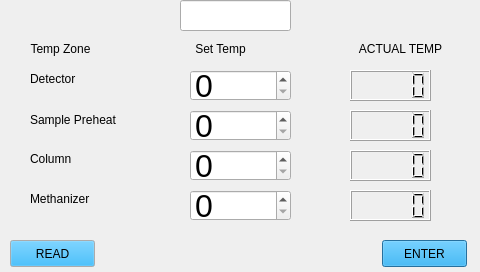
<?xml version="1.0" encoding="UTF-8"?>
<ui version="4.0">
 <class>setTempClass</class>
 <widget class="QDialog" name="setTempClass">
  <property name="geometry">
   <rect>
    <x>0</x>
    <y>0</y>
    <width>480</width>
    <height>272</height>
   </rect>
  </property>
  <property name="windowTitle">
   <string>setTemp</string>
  </property>
  <widget class="QLabel" name="rmInitTemplabel">
   <property name="geometry">
    <rect>
     <x>10</x>
     <y>40</y>
     <width>101</width>
     <height>17</height>
    </rect>
   </property>
   <property name="text">
    <string>Temp Zone</string>
   </property>
   <property name="alignment">
    <set>Qt::AlignCenter</set>
   </property>
  </widget>
  <widget class="QLabel" name="rmInitTemplabel_2">
   <property name="geometry">
    <rect>
     <x>170</x>
     <y>40</y>
     <width>101</width>
     <height>17</height>
    </rect>
   </property>
   <property name="text">
    <string>Set Temp</string>
   </property>
   <property name="alignment">
    <set>Qt::AlignCenter</set>
   </property>
  </widget>
  <widget class="QLabel" name="rmInitTemplabel_3">
   <property name="geometry">
    <rect>
     <x>350</x>
     <y>40</y>
     <width>101</width>
     <height>17</height>
    </rect>
   </property>
   <property name="text">
    <string>ACTUAL TEMP</string>
   </property>
   <property name="alignment">
    <set>Qt::AlignCenter</set>
   </property>
  </widget>
  <widget class="QLabel" name="rmInitTemplabel_4">
   <property name="geometry">
    <rect>
     <x>30</x>
     <y>70</y>
     <width>101</width>
     <height>17</height>
    </rect>
   </property>
   <property name="text">
    <string>Detector</string>
   </property>
  </widget>
  <widget class="QLabel" name="rmInitTemplabel_5">
   <property name="geometry">
    <rect>
     <x>30</x>
     <y>110</y>
     <width>111</width>
     <height>20</height>
    </rect>
   </property>
   <property name="text">
    <string>Sample Preheat</string>
   </property>
  </widget>
  <widget class="QLabel" name="rmInitTemplabel_6">
   <property name="geometry">
    <rect>
     <x>30</x>
     <y>190</y>
     <width>101</width>
     <height>17</height>
    </rect>
   </property>
   <property name="text">
    <string>Methanizer</string>
   </property>
  </widget>
  <widget class="QLabel" name="rmInitTemplabel_7">
   <property name="geometry">
    <rect>
     <x>30</x>
     <y>150</y>
     <width>101</width>
     <height>17</height>
    </rect>
   </property>
   <property name="text">
    <string>Column</string>
   </property>
  </widget>
  <widget class="QDoubleSpinBox" name="tempdetector">
   <property name="geometry">
    <rect>
     <x>190</x>
     <y>70</y>
     <width>101</width>
     <height>31</height>
    </rect>
   </property>
   <property name="minimumSize">
    <size>
     <width>0</width>
     <height>0</height>
    </size>
   </property>
   <property name="maximumSize">
    <size>
     <width>101</width>
     <height>61</height>
    </size>
   </property>
   <property name="font">
    <font>
     <pointsize>24</pointsize>
    </font>
   </property>
   <property name="decimals">
    <number>0</number>
   </property>
   <property name="minimum">
    <double>0.000000000000000</double>
   </property>
   <property name="maximum">
    <double>250.000000000000000</double>
   </property>
   <property name="value">
    <double>0.000000000000000</double>
   </property>
  </widget>
  <widget class="QLCDNumber" name="actualdetector">
   <property name="geometry">
    <rect>
     <x>350</x>
     <y>70</y>
     <width>81</width>
     <height>31</height>
    </rect>
   </property>
   <property name="minimumSize">
    <size>
     <width>0</width>
     <height>0</height>
    </size>
   </property>
   <property name="font">
    <font>
     <pointsize>24</pointsize>
    </font>
   </property>
   <property name="intValue" stdset="0">
    <number>0</number>
   </property>
  </widget>
  <widget class="QDoubleSpinBox" name="tempSampTee">
   <property name="geometry">
    <rect>
     <x>190</x>
     <y>110</y>
     <width>101</width>
     <height>31</height>
    </rect>
   </property>
   <property name="minimumSize">
    <size>
     <width>0</width>
     <height>0</height>
    </size>
   </property>
   <property name="maximumSize">
    <size>
     <width>101</width>
     <height>61</height>
    </size>
   </property>
   <property name="font">
    <font>
     <pointsize>24</pointsize>
    </font>
   </property>
   <property name="decimals">
    <number>0</number>
   </property>
   <property name="minimum">
    <double>0.000000000000000</double>
   </property>
   <property name="maximum">
    <double>250.000000000000000</double>
   </property>
   <property name="value">
    <double>0.000000000000000</double>
   </property>
  </widget>
  <widget class="QLCDNumber" name="actualmeth">
   <property name="geometry">
    <rect>
     <x>350</x>
     <y>110</y>
     <width>81</width>
     <height>31</height>
    </rect>
   </property>
   <property name="minimumSize">
    <size>
     <width>0</width>
     <height>0</height>
    </size>
   </property>
   <property name="font">
    <font>
     <pointsize>24</pointsize>
    </font>
   </property>
   <property name="intValue" stdset="0">
    <number>0</number>
   </property>
  </widget>
  <widget class="QDoubleSpinBox" name="tempcolumn">
   <property name="geometry">
    <rect>
     <x>190</x>
     <y>150</y>
     <width>101</width>
     <height>31</height>
    </rect>
   </property>
   <property name="minimumSize">
    <size>
     <width>0</width>
     <height>0</height>
    </size>
   </property>
   <property name="maximumSize">
    <size>
     <width>101</width>
     <height>61</height>
    </size>
   </property>
   <property name="font">
    <font>
     <pointsize>24</pointsize>
    </font>
   </property>
   <property name="decimals">
    <number>0</number>
   </property>
   <property name="maximum">
    <double>300.000000000000000</double>
   </property>
   <property name="value">
    <double>0.000000000000000</double>
   </property>
  </widget>
  <widget class="QLCDNumber" name="actualcolumn">
   <property name="geometry">
    <rect>
     <x>350</x>
     <y>150</y>
     <width>81</width>
     <height>31</height>
    </rect>
   </property>
   <property name="minimumSize">
    <size>
     <width>0</width>
     <height>0</height>
    </size>
   </property>
   <property name="font">
    <font>
     <pointsize>24</pointsize>
    </font>
   </property>
   <property name="intValue" stdset="0">
    <number>0</number>
   </property>
  </widget>
  <widget class="QDoubleSpinBox" name="tempMeth">
   <property name="geometry">
    <rect>
     <x>190</x>
     <y>190</y>
     <width>101</width>
     <height>31</height>
    </rect>
   </property>
   <property name="minimumSize">
    <size>
     <width>0</width>
     <height>0</height>
    </size>
   </property>
   <property name="maximumSize">
    <size>
     <width>101</width>
     <height>61</height>
    </size>
   </property>
   <property name="font">
    <font>
     <pointsize>24</pointsize>
    </font>
   </property>
   <property name="decimals">
    <number>0</number>
   </property>
   <property name="minimum">
    <double>0.000000000000000</double>
   </property>
   <property name="maximum">
    <double>450.000000000000000</double>
   </property>
   <property name="value">
    <double>0.000000000000000</double>
   </property>
  </widget>
  <widget class="QLCDNumber" name="actualaux">
   <property name="geometry">
    <rect>
     <x>350</x>
     <y>190</y>
     <width>81</width>
     <height>31</height>
    </rect>
   </property>
   <property name="minimumSize">
    <size>
     <width>0</width>
     <height>0</height>
    </size>
   </property>
   <property name="font">
    <font>
     <pointsize>24</pointsize>
    </font>
   </property>
   <property name="intValue" stdset="0">
    <number>0</number>
   </property>
  </widget>
  <widget class="QLineEdit" name="busyLineEdit">
   <property name="geometry">
    <rect>
     <x>180</x>
     <y>0</y>
     <width>111</width>
     <height>31</height>
    </rect>
   </property>
   <property name="font">
    <font>
     <weight>75</weight>
     <bold>true</bold>
    </font>
   </property>
  </widget>
  <widget class="QPushButton" name="settempEnterButton">
   <property name="geometry">
    <rect>
     <x>382</x>
     <y>240</y>
     <width>85</width>
     <height>27</height>
    </rect>
   </property>
   <property name="minimumSize">
    <size>
     <width>55</width>
     <height>22</height>
    </size>
   </property>
   <property name="maximumSize">
    <size>
     <width>111</width>
     <height>41</height>
    </size>
   </property>
   <property name="palette">
    <palette>
     <active>
      <colorrole role="Button">
       <brush brushstyle="SolidPattern">
        <color alpha="255">
         <red>0</red>
         <green>170</green>
         <blue>255</blue>
        </color>
       </brush>
      </colorrole>
     </active>
     <inactive>
      <colorrole role="Button">
       <brush brushstyle="SolidPattern">
        <color alpha="255">
         <red>0</red>
         <green>170</green>
         <blue>255</blue>
        </color>
       </brush>
      </colorrole>
     </inactive>
     <disabled>
      <colorrole role="Button">
       <brush brushstyle="SolidPattern">
        <color alpha="255">
         <red>0</red>
         <green>170</green>
         <blue>255</blue>
        </color>
       </brush>
      </colorrole>
     </disabled>
    </palette>
   </property>
   <property name="text">
    <string>ENTER</string>
   </property>
  </widget>
  <widget class="QPushButton" name="tempRead">
   <property name="geometry">
    <rect>
     <x>10</x>
     <y>240</y>
     <width>85</width>
     <height>27</height>
    </rect>
   </property>
   <property name="minimumSize">
    <size>
     <width>55</width>
     <height>22</height>
    </size>
   </property>
   <property name="maximumSize">
    <size>
     <width>111</width>
     <height>41</height>
    </size>
   </property>
   <property name="palette">
    <palette>
     <active>
      <colorrole role="Button">
       <brush brushstyle="SolidPattern">
        <color alpha="255">
         <red>0</red>
         <green>170</green>
         <blue>255</blue>
        </color>
       </brush>
      </colorrole>
     </active>
     <inactive>
      <colorrole role="Button">
       <brush brushstyle="SolidPattern">
        <color alpha="255">
         <red>0</red>
         <green>170</green>
         <blue>255</blue>
        </color>
       </brush>
      </colorrole>
     </inactive>
     <disabled>
      <colorrole role="Button">
       <brush brushstyle="SolidPattern">
        <color alpha="255">
         <red>0</red>
         <green>170</green>
         <blue>255</blue>
        </color>
       </brush>
      </colorrole>
     </disabled>
    </palette>
   </property>
   <property name="text">
    <string>READ</string>
   </property>
  </widget>
 </widget>
 <layoutdefault spacing="6" margin="11"/>
 <resources/>
 <connections>
  <connection>
   <sender>settempEnterButton</sender>
   <signal>released()</signal>
   <receiver>setTempClass</receiver>
   <slot>close()</slot>
   <hints>
    <hint type="sourcelabel">
     <x>446</x>
     <y>251</y>
    </hint>
    <hint type="destinationlabel">
     <x>467</x>
     <y>186</y>
    </hint>
   </hints>
  </connection>
  <connection>
   <sender>tempRead</sender>
   <signal>released()</signal>
   <receiver>setTempClass</receiver>
   <slot>readTemp()</slot>
   <hints>
    <hint type="sourcelabel">
     <x>55</x>
     <y>240</y>
    </hint>
    <hint type="destinationlabel">
     <x>315</x>
     <y>207</y>
    </hint>
   </hints>
  </connection>
  <connection>
   <sender>setTempClass</sender>
   <signal>accepted()</signal>
   <receiver>tempRead</receiver>
   <slot>click()</slot>
   <hints>
    <hint type="sourcelabel">
     <x>111</x>
     <y>232</y>
    </hint>
    <hint type="destinationlabel">
     <x>91</x>
     <y>240</y>
    </hint>
   </hints>
  </connection>
 </connections>
 <slots>
  <slot>readTemp()</slot>
 </slots>
</ui>
